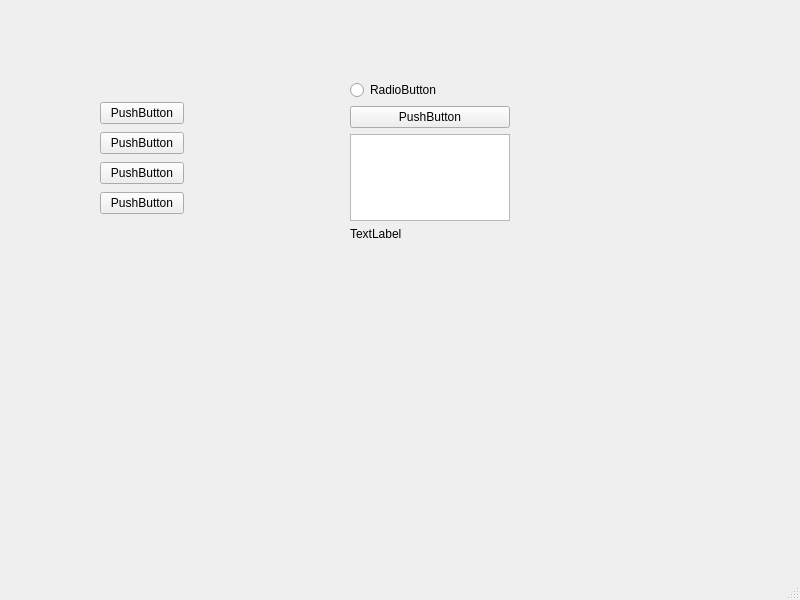
<?xml version="1.0" encoding="UTF-8"?>
<ui version="4.0">
 <class>MainWindow</class>
 <widget class="QMainWindow" name="MainWindow">
  <property name="geometry">
   <rect>
    <x>0</x>
    <y>0</y>
    <width>800</width>
    <height>600</height>
   </rect>
  </property>
  <property name="windowTitle">
   <string>MainWindow</string>
  </property>
  <widget class="QWidget" name="centralwidget">
   <widget class="QWidget" name="verticalLayoutWidget">
    <property name="geometry">
     <rect>
      <x>350</x>
      <y>80</y>
      <width>160</width>
      <height>161</height>
     </rect>
    </property>
    <layout class="QVBoxLayout" name="verticalLayout_2">
     <item>
      <widget class="QRadioButton" name="radioButton">
       <property name="text">
        <string>RadioButton</string>
       </property>
      </widget>
     </item>
     <item>
      <widget class="QPushButton" name="pushButton_5">
       <property name="text">
        <string>PushButton</string>
       </property>
      </widget>
     </item>
     <item>
      <widget class="QListView" name="listView"/>
     </item>
     <item>
      <widget class="QLabel" name="label">
       <property name="text">
        <string>TextLabel</string>
       </property>
      </widget>
     </item>
    </layout>
   </widget>
   <widget class="QWidget" name="">
    <property name="geometry">
     <rect>
      <x>100</x>
      <y>100</y>
      <width>84</width>
      <height>120</height>
     </rect>
    </property>
    <layout class="QVBoxLayout" name="verticalLayout">
     <item>
      <widget class="QPushButton" name="pushButton_2">
       <property name="text">
        <string>PushButton</string>
       </property>
      </widget>
     </item>
     <item>
      <widget class="QPushButton" name="pushButton_3">
       <property name="text">
        <string>PushButton</string>
       </property>
      </widget>
     </item>
     <item>
      <widget class="QPushButton" name="pushButton_4">
       <property name="text">
        <string>PushButton</string>
       </property>
      </widget>
     </item>
     <item>
      <widget class="QPushButton" name="pushButton">
       <property name="text">
        <string>PushButton</string>
       </property>
      </widget>
     </item>
    </layout>
   </widget>
  </widget>
  <widget class="QMenuBar" name="menubar">
   <property name="geometry">
    <rect>
     <x>0</x>
     <y>0</y>
     <width>800</width>
     <height>25</height>
    </rect>
   </property>
  </widget>
  <widget class="QStatusBar" name="statusbar"/>
 </widget>
 <resources/>
 <connections/>
</ui>
